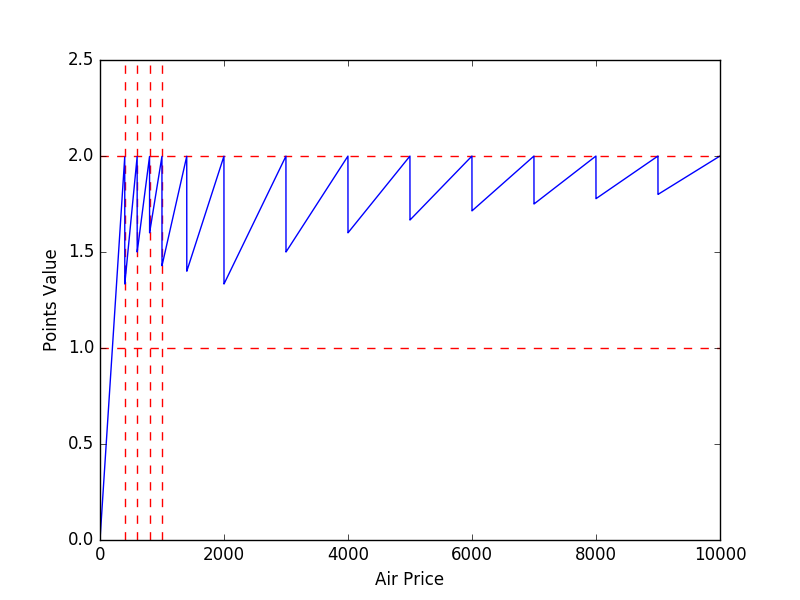

This figure's Python source:
import numpy as np
import matplotlib.pyplot as plt

max_price_for_the_plot = 10000
air_price = np.arange(max_price_for_the_plot)
points_value = np.zeros_like(air_price,dtype='f')
for i in range(air_price.size):
    if air_price[i] < 400:
        points_value[i] = air_price[i]/200.00
    elif air_price[i] < 600:
        points_value[i] = air_price[i]/300.00       
    elif air_price[i] < 800:
        points_value[i] = air_price[i]/400.00 
    elif air_price[i] < 1000:
        points_value[i] = air_price[i]/500.00 
    elif air_price[i] < 1400:
        points_value[i] = air_price[i]/700.00 
    elif air_price[i] < 2000:
        points_value[i] = air_price[i]/1000.00 
    elif air_price[i] < 3000:
        points_value[i] = air_price[i]/1500.00
    elif air_price[i] < 4000:
        points_value[i] = air_price[i]/2000.00
    elif air_price[i] < 5000:
        points_value[i] = air_price[i]/2500.00
    elif air_price[i] < 6000:
        points_value[i] = air_price[i]/3000.00
    elif air_price[i] < 7000:
        points_value[i] = air_price[i]/3500.00
    elif air_price[i] < 8000:
        points_value[i] = air_price[i]/4000.00
    elif air_price[i] < 9000:
        points_value[i] = air_price[i]/4500.00       
    elif air_price[i] < 10000:
        points_value[i] = air_price[i]/5000.00                        
    else:
        points_value[i] = air_price[i]/(250.00+(air_price[i]-500))

plt.figure()
plt.plot(air_price,points_value)
plt.ylim(0,2.5)
plt.hlines(y=1.0,xmin=0.0,xmax=max_price_for_the_plot,color='red',linestyles='dashed')
plt.hlines(y=2.0,xmin=0.0,xmax=max_price_for_the_plot,color='red',linestyles='dashed')
plt.vlines(x=400,ymin=0.0,ymax=2.5,color='red',linestyles='dashed')
plt.vlines(x=600,ymin=0.0,ymax=2.5,color='red',linestyles='dashed')
plt.vlines(x=800,ymin=0.0,ymax=2.5,color='red',linestyles='dashed')
plt.vlines(x=1000,ymin=0.0,ymax=2.5,color='red',linestyles='dashed')
plt.xlabel('Air Price')
plt.ylabel('Points Value')
plt.savefig('points_value_flexperks.png')
plt.show()